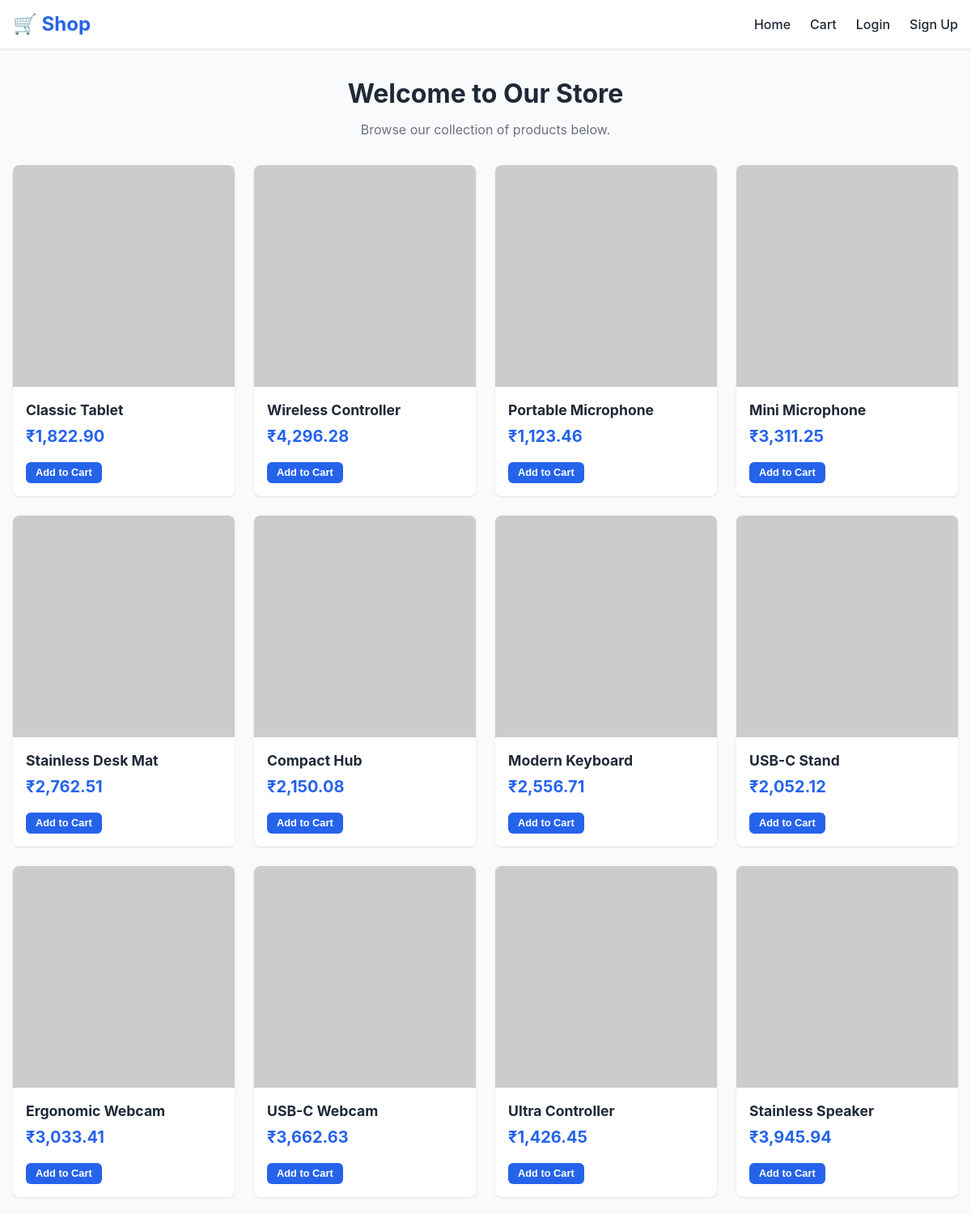
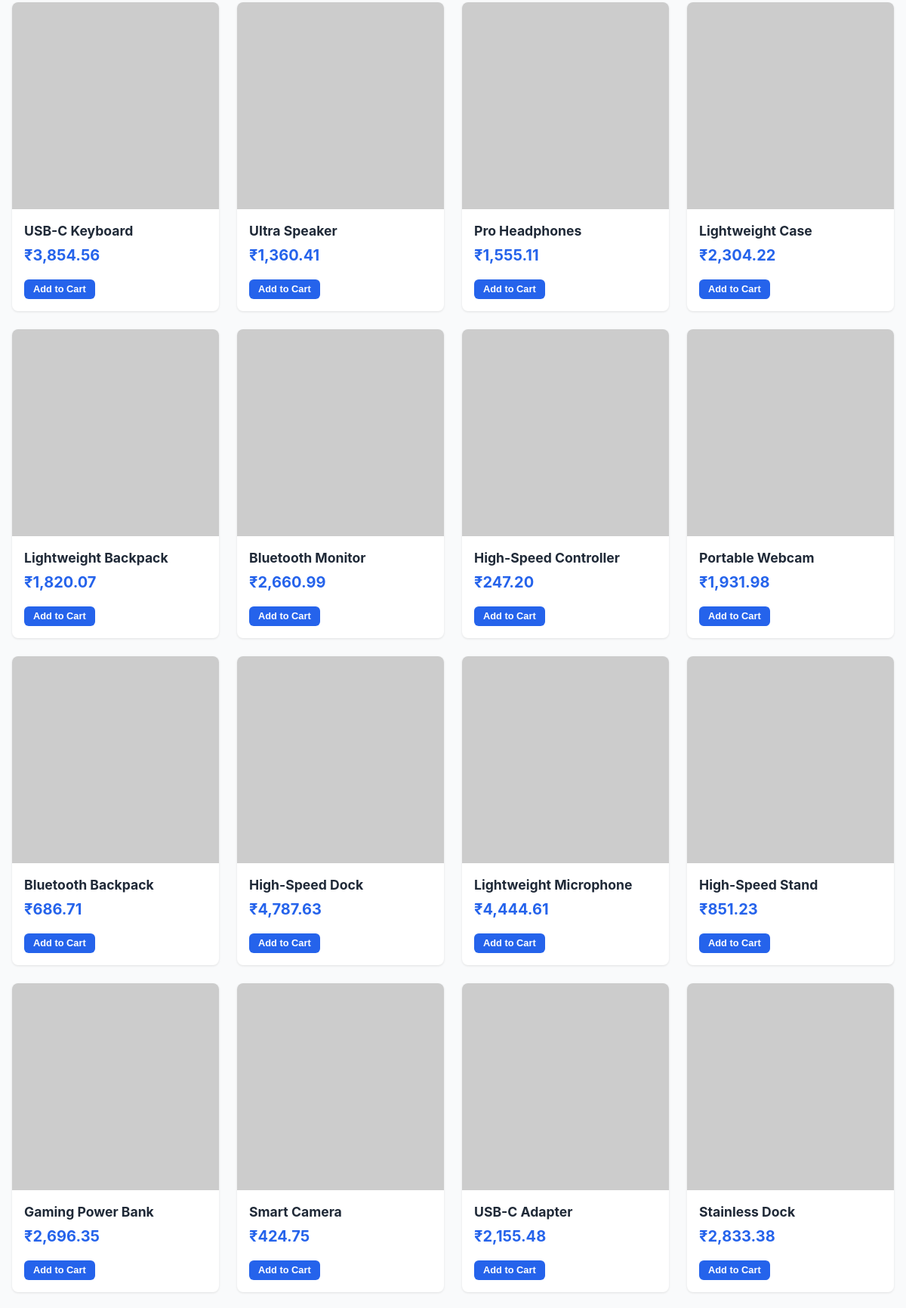
The page / (upper part) on the database its author committed (2 pictures, top to bottom).
### store/models.py (models this page shows, shortened)
class Product(models.Model):
    name = models.CharField(max_length=200)
    description = models.TextField(blank=True)
    price = models.DecimalField(max_digits=10, decimal_places=2)
    stock = models.PositiveIntegerField(default=0)
    image = models.ImageField(upload_to='products/', blank=True, null=True)
    created_at = models.DateTimeField(auto_now_add=True)
    updated_at = models.DateTimeField(auto_now=True)
    class Meta:
        ordering = ['-created_at']

### store/views.py (the view)
# urls.py: path('', include('store.urls')),  # All store pages (home, products, cart, etc.)
def home(request):
    products = Product.objects.all()
    return render(request, 'store/home.html', {'products': products})

### store/context_processors.py (called while the page is built)
def cart_context(request):
    from store.utils import get_or_create_cart
    cart = get_or_create_cart(request)
    return {
        'cart_item_count': cart.get_item_count(),
    }

### store/models.py (called while the page is built)
    def get_item_count(self):
        return sum(item.quantity for item in self.items.all())

### store/templatetags/store_tags.py (called while the page is built)
@register.filter
def indian_currency(value):
    if value is None:
        return '₹0.00'
    try:
        num = float(value)
        return f'₹{num:,.2f}'
    except (ValueError, TypeError):
        return str(value)

### store/utils.py (called while the page is built)
def get_or_create_cart(request):
    if request.user.is_authenticated:
        cart, _ = Cart.objects.get_or_create(user=request.user)
    else:
        if not request.session.session_key:
            request.session.create()
        cart, _ = Cart.objects.get_or_create(
            session_key=request.session.session_key,
            user=None
        )
    return cart

### templates/store/home.html (shortened to what this page needs)
{% extends 'base.html' %}
{% load store_tags %}
{% block content %}
<div class="page-header">
    <h1>Welcome to Our Store</h1>
    <p>Browse our collection of products below.</p>
</div>
<div class="product-grid">
    {% for product in products %}
    <article class="product-card">
        <a href="{% url 'store:product_detail' product.id %}" class="product-link">
            <div class="product-image-wrapper">
                {% if product.image %}
                <img src="{{ product.image.url }}" alt="{{ product.name }}" class="product-image">
                {% else %}
                <img src="https://via.placeholder.com/300?text=No+Image" alt="{{ product.name }}" class="product-image">
                {% endif %}
            </div>
            <h2 class="product-name">{{ product.name }}</h2>
            <p class="product-price">{{ product.price|indian_currency }}</p>
        </a>
        <form action="{% url 'store:add_to_cart' product.id %}" method="post" class="add-to-cart-form">
            <button type="submit" class="btn btn-primary btn-sm">Add to Cart</button>
        </form>
    </article>
    {% empty %}
    <p class="empty-state">No products available yet. Add some in the admin panel!</p>
    {% endfor %}
</div>
{% endblock %}

### templates/base.html (shortened to what this page needs)
<!DOCTYPE html>
<html lang="en">
<head>
    {% load static %}
    <link rel="stylesheet" href="{% static 'css/style.css' %}">
</head>
<body>
    <nav class="navbar">
        <div class="nav-container">
            <a href="{% url 'store:home' %}" class="nav-logo">🛒 Shop</a>
            <ul class="nav-menu">
                <li><a href="{% url 'store:home' %}">Home</a></li>
                <li><a href="{% url 'store:cart' %}">Cart {% if cart_item_count %}<span class="cart-badge">{{ cart_item_count }}</span>{% endif %}</a></li>
                {% if user.is_authenticated %}
                    <li><a href="{% url 'admin:index' %}">Admin</a></li>
                    <li>
                        <form action="{% url 'logout' %}" method="post" class="logout-form">
                            {% csrf_token %}
                            <button type="submit" class="btn-link">Logout ({{ user.username }})</button>
                        </form>
                    </li>
                {% else %}
                    <li><a href="{% url 'login' %}">Login</a></li>
                    <li><a href="{% url 'store:signup' %}">Sign Up</a></li>
                {% endif %}
            </ul>
        </div>
    </nav>
    <main class="main-content">
        {% block content %}{% endblock %}
    </main>
</body>
</html>

### static/css/style.css (style rules this page uses)
:root { --primary: #2563eb; --primary-hover: #1d4ed8; --danger: #dc2626; --danger-hover: #b91c1c; --text: #1f2937; --text-muted: #6b7280; --bg: #f9fafb; --white: #ffffff; --border: #e5e7eb; --shadow: 0 1px 3px rgba(0,0,0,0.1); }
* { box-sizing: border-box; margin: 0; padding: 0; }
body { font-family: -apple-system, BlinkMacSystemFont, 'Segoe UI', Roboto, Oxygen, Ubuntu, sans-serif; color: var(--text); background: var(--bg); line-height: 1.5; min-height: 100vh; display: flex; flex-direction: column; }
.navbar { background: var(--white); box-shadow: var(--shadow); padding: 0.75rem 1rem; }
.nav-container { max-width: 1200px; margin: 0 auto; display: flex; justify-content: space-between; align-items: center; }
.nav-logo { font-size: 1.5rem; font-weight: 700; color: var(--primary); text-decoration: none; }
.nav-menu { display: flex; list-style: none; gap: 1.5rem; align-items: center; }
.nav-menu a { color: var(--text); text-decoration: none; font-weight: 500; }
.main-content { flex: 1; max-width: 1200px; margin: 0 auto; padding: 2rem 1rem; width: 100%; }
.page-header { margin-bottom: 2rem; text-align: center; }
.page-header h1 { font-size: 2rem; margin-bottom: 0.5rem; }
.page-header p { color: var(--text-muted); }
.product-grid { display: grid; grid-template-columns: repeat(auto-fill, minmax(260px, 1fr)); gap: 1.5rem; }
.product-card { background: var(--white); border-radius: 0.5rem; box-shadow: var(--shadow); overflow: hidden; display: flex; flex-direction: column; }
.product-link { text-decoration: none; color: inherit; flex: 1; display: flex; flex-direction: column; }
.product-image-wrapper { aspect-ratio: 1; background: var(--bg); overflow: hidden; }
.product-image { width: 100%; height: 100%; object-fit: cover; }
.product-name { font-size: 1.1rem; padding: 1rem; padding-bottom: 0.25rem; }
.product-price { font-size: 1.25rem; font-weight: 700; color: var(--primary); padding: 0 1rem 1rem; }
.add-to-cart-form { padding: 0 1rem 1rem; }
.btn { display: inline-block; padding: 0.5rem 1rem; border-radius: 0.375rem; font-weight: 600; cursor: pointer; border: none; font-size: 0.875rem; text-decoration: none; text-align: center; }
.btn-primary { background: var(--primary); color: white; }
.btn-sm { padding: 0.35rem 0.75rem; font-size: 0.8rem; }

### rows shown on the page
Product: name "Classic Tablet", price|indian_currency "₹1,822.90"
Product: name "Wireless Controller", price|indian_currency "₹4,296.28"
Product: name "Portable Microphone", price|indian_currency "₹1,123.46"
Product: name "Mini Microphone", price|indian_currency "₹3,311.25"
Product: name "Stainless Desk Mat", price|indian_currency "₹2,762.51"
Product: name "Compact Hub", price|indian_currency "₹2,150.08"
Product: name "Modern Keyboard", price|indian_currency "₹2,556.71"
Product: name "USB-C Stand", price|indian_currency "₹2,052.12"
Product: name "Ergonomic Webcam", price|indian_currency "₹3,033.41"
Product: name "USB-C Webcam", price|indian_currency "₹3,662.63"
Product: name "Ultra Controller", price|indian_currency "₹1,426.45"
Product: name "Stainless Speaker", price|indian_currency "₹3,945.94"
Product: name "USB-C Keyboard", price|indian_currency "₹3,854.56"
Product: name "Ultra Speaker", price|indian_currency "₹1,360.41"
Product: name "Pro Headphones", price|indian_currency "₹1,555.11"
Product: name "Lightweight Case", price|indian_currency "₹2,304.22"
Product: name "Lightweight Backpack", price|indian_currency "₹1,820.07"
Product: name "Bluetooth Monitor", price|indian_currency "₹2,660.99"
Product: name "High-Speed Controller", price|indian_currency "₹247.20"
Product: name "Portable Webcam", price|indian_currency "₹1,931.98"
Product: name "Bluetooth Backpack", price|indian_currency "₹686.71"
Product: name "High-Speed Dock", price|indian_currency "₹4,787.63"
Product: name "Lightweight Microphone", price|indian_currency "₹4,444.61"
Product: name "High-Speed Stand", price|indian_currency "₹851.23"
Product: name "Gaming Power Bank", price|indian_currency "₹2,696.35"
Product: name "Smart Camera", price|indian_currency "₹424.75"
Product: name "USB-C Adapter", price|indian_currency "₹2,155.48"
Product: name "Stainless Dock", price|indian_currency "₹2,833.38"
